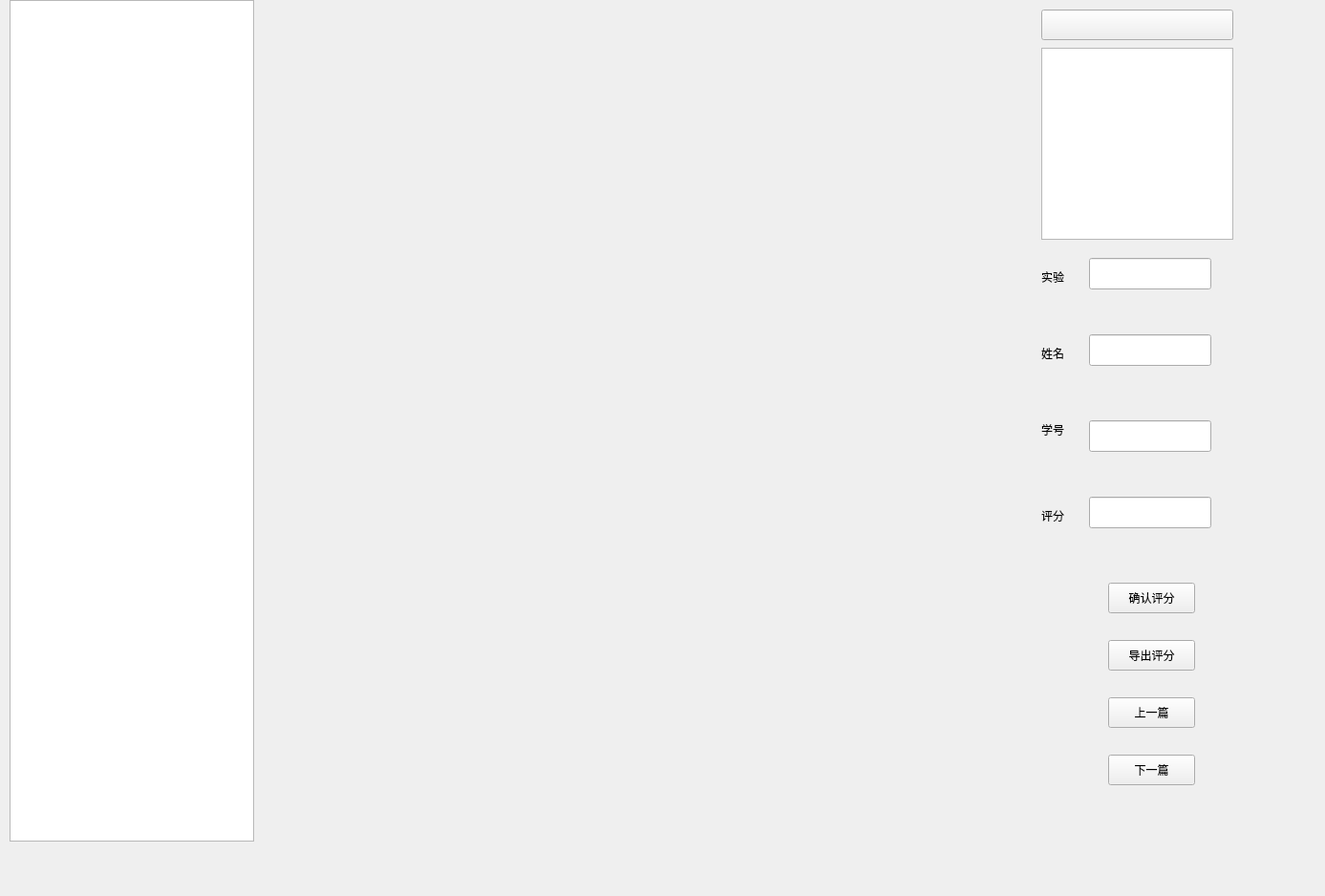
<?xml version="1.0" encoding="UTF-8"?>
<ui version="4.0">
 <class>MainWindow</class>
 <widget class="QMainWindow" name="MainWindow">
  <property name="geometry">
   <rect>
    <x>0</x>
    <y>0</y>
    <width>1387</width>
    <height>938</height>
   </rect>
  </property>
  <property name="windowTitle">
   <string>MainWindow</string>
  </property>
  <widget class="QWidget" name="centralwidget">
   <widget class="QListView" name="fileList">
    <property name="geometry">
     <rect>
      <x>10</x>
      <y>0</y>
      <width>256</width>
      <height>881</height>
     </rect>
    </property>
   </widget>
   <widget class="PrimaryPushButton" name="okBtn">
    <property name="geometry">
     <rect>
      <x>1160</x>
      <y>610</y>
      <width>91</width>
      <height>32</height>
     </rect>
    </property>
    <property name="text">
     <string>确认评分</string>
    </property>
   </widget>
   <widget class="LineEdit" name="score">
    <property name="geometry">
     <rect>
      <x>1140</x>
      <y>520</y>
      <width>128</width>
      <height>33</height>
     </rect>
    </property>
   </widget>
   <widget class="StrongBodyLabel" name="StrongBodyLabel">
    <property name="geometry">
     <rect>
      <x>1090</x>
      <y>530</y>
      <width>41</width>
      <height>19</height>
     </rect>
    </property>
    <property name="text">
     <string>评分</string>
    </property>
   </widget>
   <widget class="LineEdit" name="stuID">
    <property name="geometry">
     <rect>
      <x>1140</x>
      <y>440</y>
      <width>128</width>
      <height>33</height>
     </rect>
    </property>
   </widget>
   <widget class="StrongBodyLabel" name="StrongBodyLabel_2">
    <property name="geometry">
     <rect>
      <x>1090</x>
      <y>440</y>
      <width>41</width>
      <height>19</height>
     </rect>
    </property>
    <property name="text">
     <string>学号</string>
    </property>
   </widget>
   <widget class="LineEdit" name="stuName">
    <property name="geometry">
     <rect>
      <x>1140</x>
      <y>350</y>
      <width>128</width>
      <height>33</height>
     </rect>
    </property>
   </widget>
   <widget class="StrongBodyLabel" name="StrongBodyLabel_3">
    <property name="geometry">
     <rect>
      <x>1090</x>
      <y>360</y>
      <width>41</width>
      <height>19</height>
     </rect>
    </property>
    <property name="text">
     <string>姓名</string>
    </property>
   </widget>
   <widget class="StrongBodyLabel" name="StrongBodyLabel_4">
    <property name="geometry">
     <rect>
      <x>1090</x>
      <y>280</y>
      <width>41</width>
      <height>19</height>
     </rect>
    </property>
    <property name="text">
     <string>实验</string>
    </property>
   </widget>
   <widget class="LineEdit" name="labName">
    <property name="geometry">
     <rect>
      <x>1140</x>
      <y>270</y>
      <width>128</width>
      <height>33</height>
     </rect>
    </property>
   </widget>
   <widget class="QWidget" name="contentWidget" native="true">
    <property name="geometry">
     <rect>
      <x>270</x>
      <y>0</y>
      <width>811</width>
      <height>881</height>
     </rect>
    </property>
   </widget>
   <widget class="PrimaryPushButton" name="exportBtn">
    <property name="geometry">
     <rect>
      <x>1160</x>
      <y>670</y>
      <width>91</width>
      <height>32</height>
     </rect>
    </property>
    <property name="text">
     <string>导出评分</string>
    </property>
   </widget>
   <widget class="PrimaryPushButton" name="preDocBtn">
    <property name="geometry">
     <rect>
      <x>1160</x>
      <y>730</y>
      <width>91</width>
      <height>32</height>
     </rect>
    </property>
    <property name="text">
     <string>上一篇</string>
    </property>
   </widget>
   <widget class="PrimaryPushButton" name="nextDocBtn">
    <property name="geometry">
     <rect>
      <x>1160</x>
      <y>790</y>
      <width>91</width>
      <height>32</height>
     </rect>
    </property>
    <property name="text">
     <string>下一篇</string>
    </property>
   </widget>
   <widget class="TextEdit" name="Comments">
    <property name="geometry">
     <rect>
      <x>1090</x>
      <y>50</y>
      <width>201</width>
      <height>201</height>
     </rect>
    </property>
   </widget>
   <widget class="ComboBox" name="selModeBox">
    <property name="geometry">
     <rect>
      <x>1090</x>
      <y>10</y>
      <width>201</width>
      <height>32</height>
     </rect>
    </property>
   </widget>
  </widget>
  <widget class="QMenuBar" name="menubar">
   <property name="geometry">
    <rect>
     <x>0</x>
     <y>0</y>
     <width>1387</width>
     <height>23</height>
    </rect>
   </property>
  </widget>
 </widget>
 <customwidgets>
  <customwidget>
   <class>ComboBox</class>
   <extends>QPushButton</extends>
   <header>qfluentwidgets</header>
  </customwidget>
  <customwidget>
   <class>PushButton</class>
   <extends>QPushButton</extends>
   <header>qfluentwidgets</header>
  </customwidget>
  <customwidget>
   <class>PrimaryPushButton</class>
   <extends>PushButton</extends>
   <header>qfluentwidgets</header>
  </customwidget>
  <customwidget>
   <class>StrongBodyLabel</class>
   <extends>QLabel</extends>
   <header>qfluentwidgets</header>
  </customwidget>
  <customwidget>
   <class>LineEdit</class>
   <extends>QLineEdit</extends>
   <header>qfluentwidgets</header>
  </customwidget>
  <customwidget>
   <class>TextEdit</class>
   <extends>QTextEdit</extends>
   <header>qfluentwidgets</header>
  </customwidget>
 </customwidgets>
 <resources/>
 <connections/>
</ui>
